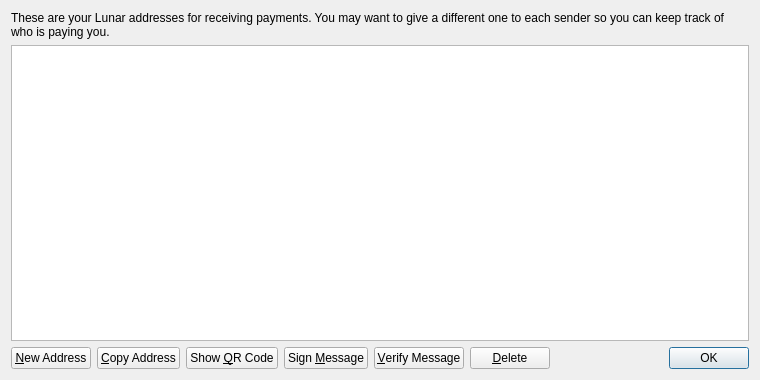
<?xml version="1.0" encoding="UTF-8"?>
<ui version="4.0">
 <class>AddressBookPage</class>
 <widget class="QWidget" name="AddressBookPage">
  <property name="geometry">
   <rect>
    <x>0</x>
    <y>0</y>
    <width>760</width>
    <height>380</height>
   </rect>
  </property>
  <property name="windowTitle">
   <string>Address Book</string>
  </property>
  <layout class="QVBoxLayout" name="verticalLayout">
   <item>
    <widget class="QLabel" name="labelExplanation">
     <property name="text">
      <string>These are your Lunar addresses for receiving payments. You may want to give a different one to each sender so you can keep track of who is paying you.</string>
     </property>
     <property name="textFormat">
      <enum>Qt::PlainText</enum>
     </property>
     <property name="wordWrap">
      <bool>true</bool>
     </property>
    </widget>
   </item>
   <item>
    <widget class="QTableView" name="tableView">
     <property name="contextMenuPolicy">
      <enum>Qt::CustomContextMenu</enum>
     </property>
     <property name="toolTip">
      <string>Double-click to edit address or label</string>
     </property>
     <property name="tabKeyNavigation">
      <bool>false</bool>
     </property>
     <property name="alternatingRowColors">
      <bool>true</bool>
     </property>
     <property name="selectionMode">
      <enum>QAbstractItemView::SingleSelection</enum>
     </property>
     <property name="selectionBehavior">
      <enum>QAbstractItemView::SelectRows</enum>
     </property>
     <property name="sortingEnabled">
      <bool>true</bool>
     </property>
     <attribute name="verticalHeaderVisible">
      <bool>false</bool>
     </attribute>
    </widget>
   </item>
   <item>
    <layout class="QHBoxLayout" name="horizontalLayout">
     <item>
      <widget class="QPushButton" name="newAddressButton">
       <property name="toolTip">
        <string>Create a new address</string>
       </property>
       <property name="text">
        <string>&amp;New Address</string>
       </property>
       <property name="icon">
        <iconset resource="../bitcoin.qrc">
         <normaloff>:/icons/add</normaloff>:/icons/add</iconset>
       </property>
      </widget>
     </item>
     <item>
      <widget class="QPushButton" name="copyToClipboard">
       <property name="toolTip">
        <string>Copy the currently selected address to the system clipboard</string>
       </property>
       <property name="text">
        <string>&amp;Copy Address</string>
       </property>
       <property name="icon">
        <iconset resource="../bitcoin.qrc">
         <normaloff>:/icons/editcopy</normaloff>:/icons/editcopy</iconset>
       </property>
      </widget>
     </item>
     <item>
      <widget class="QPushButton" name="showQRCode">
       <property name="text">
        <string>Show &amp;QR Code</string>
       </property>
       <property name="icon">
        <iconset resource="../bitcoin.qrc">
         <normaloff>:/icons/qrcode</normaloff>:/icons/qrcode</iconset>
       </property>
      </widget>
     </item>
     <item>
      <widget class="QPushButton" name="signMessage">
       <property name="toolTip">
        <string>Sign a message to prove you own a Lunar address</string>
       </property>
       <property name="text">
        <string>Sign &amp;Message</string>
       </property>
       <property name="icon">
        <iconset resource="../bitcoin.qrc">
         <normaloff>:/icons/edit</normaloff>:/icons/edit</iconset>
       </property>
      </widget>
     </item>
     <item>
      <widget class="QPushButton" name="verifyMessage">
       <property name="toolTip">
        <string>Verify a message to ensure it was signed with a specified Lunar address</string>
       </property>
       <property name="text">
        <string>&amp;Verify Message</string>
       </property>
       <property name="icon">
        <iconset resource="../bitcoin.qrc">
         <normaloff>:/icons/transaction_0</normaloff>:/icons/transaction_0</iconset>
       </property>
      </widget>
     </item>
     <item>
      <widget class="QPushButton" name="deleteButton">
       <property name="toolTip">
        <string>Delete the currently selected address from the list</string>
       </property>
       <property name="text">
        <string>&amp;Delete</string>
       </property>
       <property name="icon">
        <iconset resource="../bitcoin.qrc">
         <normaloff>:/icons/remove</normaloff>:/icons/remove</iconset>
       </property>
      </widget>
     </item>
     <item>
      <spacer name="horizontalSpacer">
       <property name="orientation">
        <enum>Qt::Horizontal</enum>
       </property>
       <property name="sizeHint" stdset="0">
        <size>
         <width>40</width>
         <height>20</height>
        </size>
       </property>
      </spacer>
     </item>
     <item>
      <widget class="QDialogButtonBox" name="buttonBox">
       <property name="sizePolicy">
        <sizepolicy hsizetype="Maximum" vsizetype="Fixed">
         <horstretch>0</horstretch>
         <verstretch>0</verstretch>
        </sizepolicy>
       </property>
       <property name="standardButtons">
        <set>QDialogButtonBox::Ok</set>
       </property>
      </widget>
     </item>
    </layout>
   </item>
  </layout>
 </widget>
 <resources>
  <include location="../bitcoin.qrc"/>
 </resources>
 <connections/>
</ui>
